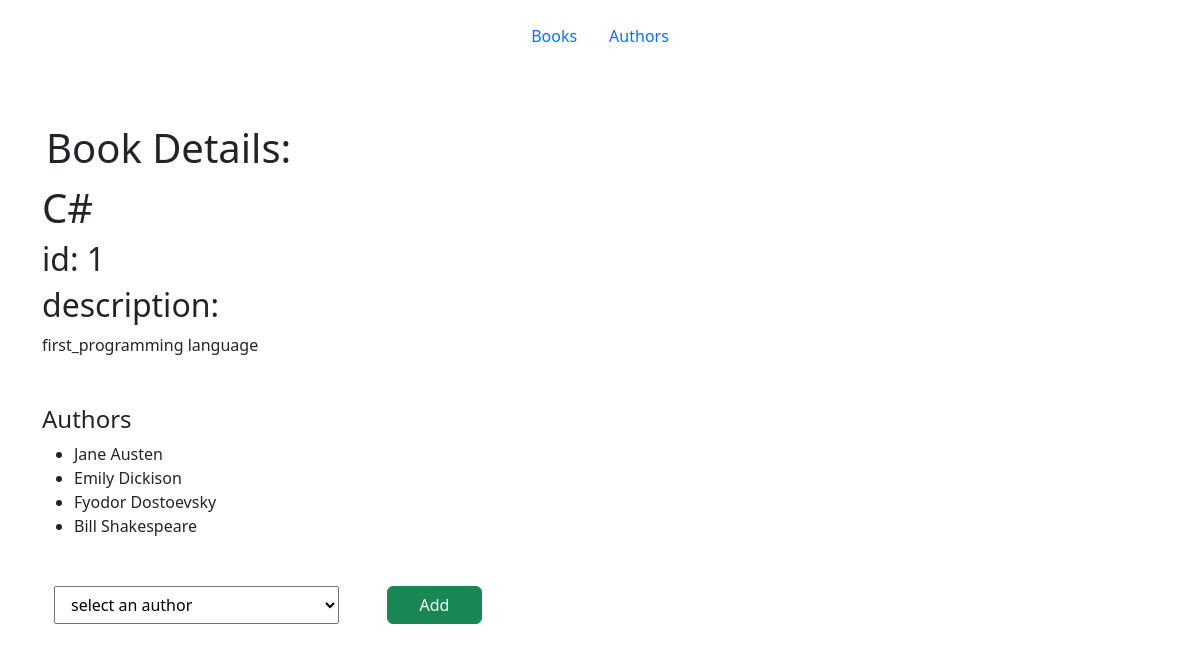
The app's page /show_book/1, older data.
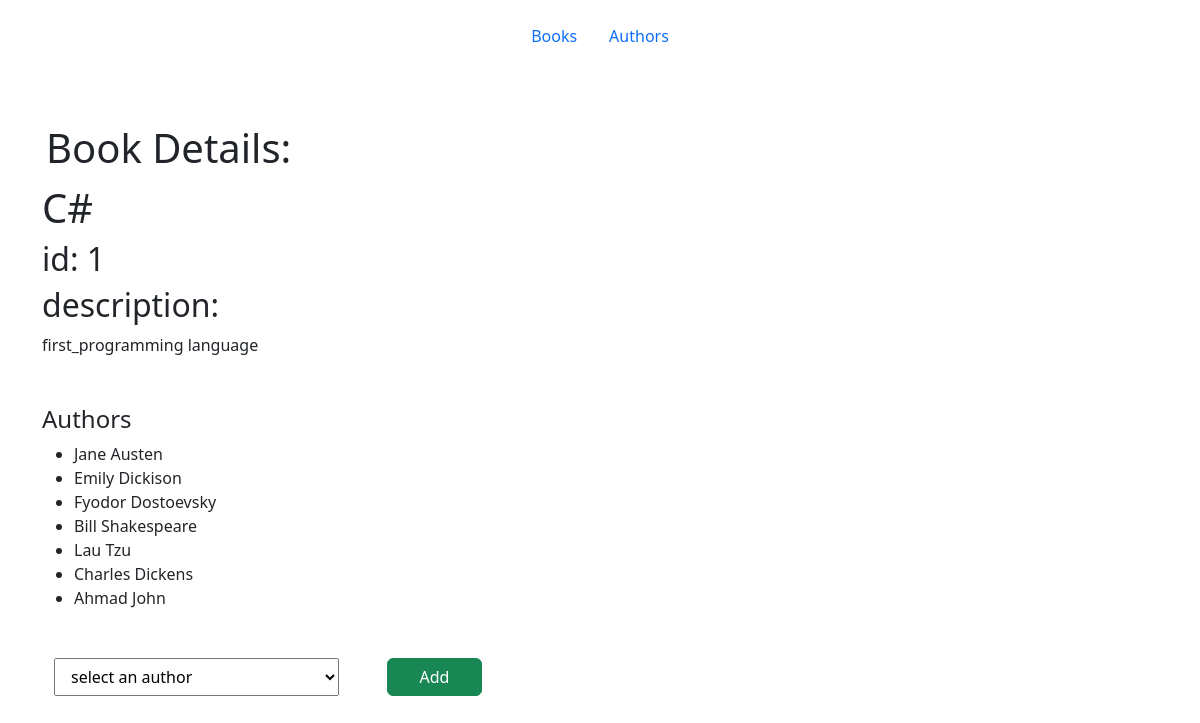
The same page, newer data.
### books_authors_app/models.py (models this page shows)
class Author(models.Model):
    first_name = models.CharField(max_length=255)
    last_name = models.CharField(max_length=255)
    notes = models.TextField(default="")
    books = models.ManyToManyField(Book, related_name="authors")
    created_at = models.DateTimeField(auto_now_add=True)
    updated_at = models.DateTimeField(auto_now=True)

### books_authors_app/views.py (the view)
# urls.py: path('show_book/<int:id>', views.view_book),
def view_book(request, id):
    book = Book.objects.get(id=id)
    authors = Author.objects.exclude(books__id=id)
    context = {
        'book': book,
        'author': authors
    }
    return render(request, 'book_details.html', context)

### books_authors_app/templates/book_details.html (shortened to what this page needs)
<!DOCTYPE html>
<html lang="en">
  <head>
    <link
      href="https://cdn.jsdelivr.net/npm/bootstrap@5.2.0-beta1/dist/css/bootstrap.min.css"
      rel="stylesheet"
    />
  </head>
  <body>
      <ul class="nav justify-content-center p-3 ">
        <li class="nav-item">
          <a class="nav-link active" href="/">Books</a>
        </li>
        <li class="nav-item">
          <a class="nav-link" href="/authors">Authors</a>
        </li>
      </ul>
    <div class="container mx-auto mt-5">
        <h1 class="p-1"> Book Details:</h1>
        <h1> {{book.title}} </h1>
        <h2>id: <span>{{book.id}}</span></h2>
        <h2>description:</h2>
        <p>{{book.desc}}</p>
    </div>
    <div class="container">
        <div class="mt-5">
            <h4>Authors</h4>
            {% if book.authors.all %}
            <ul>
                {% for author in book.authors.all %}
                <li>{{author.first_name}} {{author.last_name}}</li>
                {% endfor %}
            </ul>
            {% else %}
      <p>This book is not owned by any author</p>
      {% endif %}
            <form action="/books/{{book.id}}/assign" method="post" class="row mt-5">
                <select name="author_id"  class="col-3 ms-4 me-5">
                    <option disabled value="0" selected>select an author</option>
                </select>
                <button type="submit" class="btn btn-success col-1">Add</button>
            </form>
        </div>
    </div>
</body>
</html>

Row changes from the older to the newer data that the page shows:
now on this page (row unchanged): Author: first_name "Lau", last_name "Tzu"
added Author: first_name "Charles", last_name "Dickens"
added Author: first_name "Ahmad", last_name "John"
